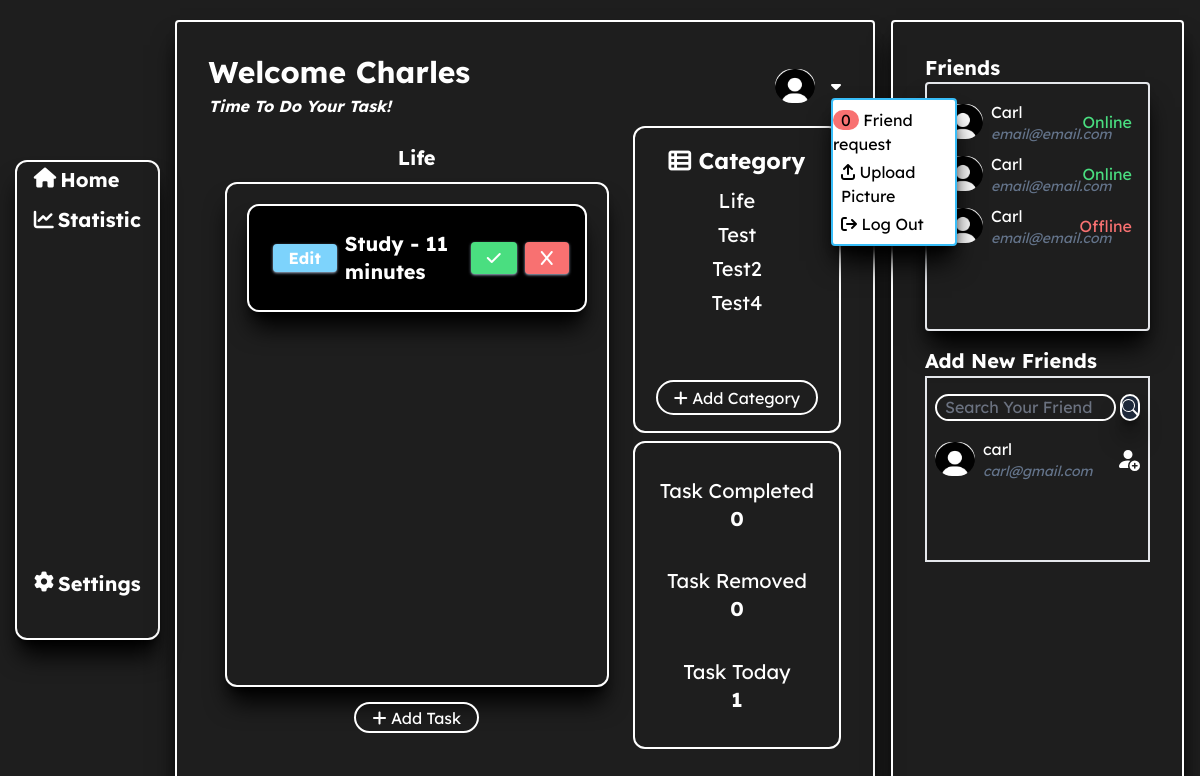
Page /listdo/home (signed in) on the earlier database version.
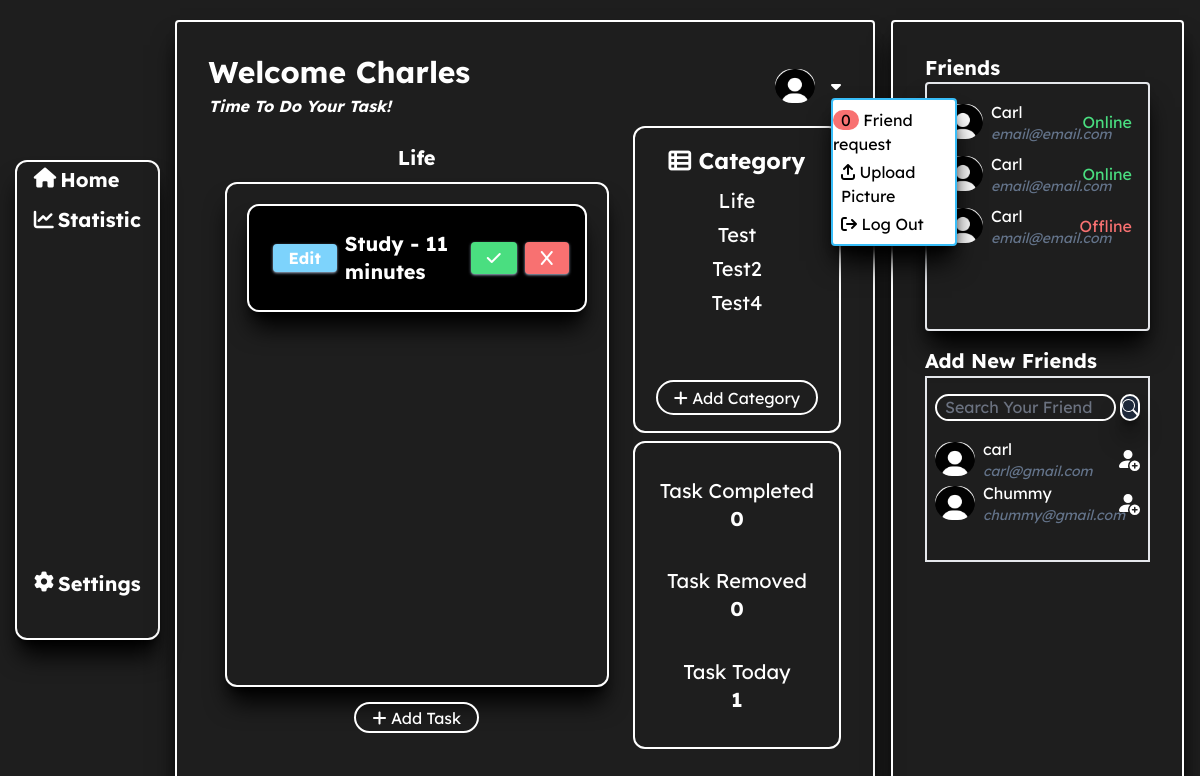
Same page on the later database version.
### base/models.py (models this page shows, shortened)
class Task(models.Model):
    user = models.ForeignKey(User, on_delete=models.CASCADE, null = True)
    category = models.ForeignKey(Cateogry, on_delete=models.CASCADE)
    task_name = models.CharField(max_length=255)
    time = models.IntegerField(default=1)
    created_at = models.DateTimeField(default=timezone.now)

class Cateogry(models.Model):
    user = models.ForeignKey(User, on_delete=models.CASCADE, null = True)
    category_name = models.CharField(max_length=255, null=False)
    created_at = models.DateTimeField(default=timezone.now)
    def __str__(self):
        return self.category_name

class Profile(models.Model):
    user = models.ForeignKey(User, on_delete=models.CASCADE)
    username = models.CharField(max_length=255)
    profile_pic = models.ImageField(upload_to="profile/", default="profile/default-img.jpg")
    is_online = models.BooleanField(default = 0)

### base/views.py (the view)
# urls.py: 2. Add a URL to urlpatterns:  path('', views.home, name='home')
@login_required(login_url="/listdo/login")
def home(request):
    profile = Profile.objects.get(user = request.user)
    access_token = request.session.get("access_token")
    username = request.session.get("username")
    password = request.session.get("password")
    categories = Cateogry.objects.filter(user = request.user)
    users = Profile.objects.select_related("user").all()
    friend_request = FriendRequest.objects.filter(user_follower = request.user).values()
    added = [i["user_following_id"] for i in friend_request]
    user_friend_request = FriendRequest.objects.filter(user_following = request.user).select_related("user_following", "profile")
    print(user_friend_request)
    first_category = None
    first_pk = None
    first_task = None
    tasks = None
    work_task = None
    taskCount = 0
    work_task_count = 0
    if len(categories) != 0:
        first_category = categories[0]
        first_pk = first_category.pk
        first_task = first_category.category_name
        tasks = Task.objects.filter(category = first_category)
        work_task = Task.objects.filter(category__id = first_pk)
        taskCount = len(tasks)
        work_task_count = len(work_task)
    return render(request, "base/home.html", {
        "user": profile,
        "categories": categories,
        "first_category": first_category,
        "first_pk": first_pk,
        "first_name": first_task,
        "access_token": access_token,
        "user_details": json.dumps({
            "username": username,
            "password": password
        }),
        "tasks": tasks,
        "total_task": work_task_count,
        "taskCount": taskCount,
        "suggested_friends": users,
        "added": added,
        "friend_request": user_friend_request
    })

### base/templates/base/home.html (shortened to what the changed rows need)
{% load static %}
<!DOCTYPE html>
<html lang="en">
  <head>
    <link
      rel="stylesheet"
      href="https://unpkg.com/tippy.js@6/themes/light.css"
    />
    <link rel="stylesheet" href="https://unpkg.com/tippy.js@6/dist/tippy.css" />
    <script src="https://cdn.tailwindcss.com?plugins=forms,typography,aspect-ratio,line-clamp,container-queries"></script>
  </head>
  <body>
    <div class="h-screen flex flex-col md:flex-row text-white p-4 md:p-0">
      <div
        class="w-full md:w-[15%] md:h-screen rounded border-white flex justify-center items-center"
      >
        <div
          class="flex flex-col shadow-xl shadow-black items-center w-5/6 h-[60%] border-2 rounded-[12px] border-white"
        >
          <ul class="flex flex-col gap-2">
            <li
              class="text-xl font-bold flex flex-row rounded-full transition-all duration-300 hover:scale-110 hover:-translate-y-1 hover:bg-white px-4 hover:text-black gap-1 hover:shadow-xl hover:shadow-black"
            >
              <a href="" class="h-1/2">
                <h1 class="mt-1">Home</h1>
              </a>
            </li>
            <li
              class="text-xl font-bold flex flex-row rounded-full transition-all duration-300 hover:scale-110 hover:-translate-y-1 hover:bg-white px-4 hover:text-black gap-1 hover:shadow-xl hover:shadow-black"
            >
              <a href="" class="h-1/2">
                <h1 class="mt-1">Statistic</h1>
              </a>
            </li>
          </ul>
          <div class="flex items-end h-screen">
            <div
              class="-translate-y-10 text-xl font-bold flex flex-row rounded-full transition-all duration-300 hover:scale-110 hover:-translate-y-11 hover:bg-white px-4 hover:text-black gap-1 hover:shadow-xl hover:shadow-black"
            >
              <a href="" class="h-1/2">
                <h1 class="mt-1">Settings</h1>
              </a>
            </div>
          </div>
        </div>
      </div>
      <div
        class="w-full md:w-[60%] rounded border-white border-2 h-auto md:h-[95%] self-center shadow-black shadow-xl p-8"
      >
        <div class="flex">
          <div class="w-1/2">
            <div class="">
              <h1 class="text-3xl font-bold">
                Welcome {{ user.username|title }}
              </h1>
            </div>
          </div>
        </div>
        <div
          class="h-auto md:h-[90%] mt-2 rounded-[12px] flex flex-col md:flex-row gap-2 justify-between"
        >
          <div class="w-full md:w-4/6 rounded-[12px]">
            <div class="h-[90%] w-full px-4">
              <h1
                class="text-xl font-bold justify-center h-[10%] flex items-center"
              >
                <span class="mt-2 px-4 rounded-full" id="selectedCategoryName"
                  >{{ first_category }}</span
                >
              </h1>
              <div
                class="h-auto md:h-[90%] p-0 md:p-5 border-0 md:border-2 md:border-white rounded-[12px] shadow shadow-black shadow-xl flex flex-col gap-4 md:gap-2 overflow-x-auto"
                id="listTask"
              >
                {% if tasks|length == 0 %}
                <div
                  class="text-center h-full flex items-center justify-center"
                  id="warningMessage"
                >
                  No Data Found
                </div>
                {% elif tasks %} {% for task in tasks %}
                <div
                  id="{{task.id}}"
                  class="task bg-black w-full border-2 border-white p-4 rounded-[12px] shadow-xl shadow-black flex"
                >
                  <div class="w-[70%] p-2 flex gap-2">
                    <button
                      data-id="{{ task.id }}"
                      class="px-4 bg-sky-300 font-bold text-white rounded shadow shadow-slate-400 h-[50px] max-h-[50%] self-center editBtn"
                    >
                      Edit
                    </button>
                    <h1 class="text-xl font-bold self-center">
                      <span id="taskName">{{task.task_name}}</span> -
                      <span id="taskTime">{{task.time}} minutes</span>
                    </h1>
                  </div>
                  <div class="w-[30%] flex justify-end gap-2">
                    <button>
                      <i
                        class="fa-solid fa-check px-4 py-2 rounded bg-green-400 shadow shadow-slate-400"
                      ></i>
                    </button>
                    <button data-idKey="{{task.id}}">
                      <i
                        data-idKey="{{task.id}}"
                        class="fa-solid fa-x px-4 py-2 rounded bg-red-400 shadow shadow-slate-400 removeTask"
                      ></i>
                    </button>
                  </div>
                </div>
                {% endfor %} {% endif %}
              </div>
            </div>
          </div>
          <div class="w-full md:w-2/6 flex justify-center flex-col gap-2">
            <div
              class="border-2 border-white h-1/2 rounded-[12px] p-4 flex flex-col"
            >
              <div class="h-[80%] overflow-y-auto overflow-x-hidden">
                <h1 class="text-[17pt] font-bold w-full text-center">
                  <i class="fa-solid fa-table-list"></i> Category
                </h1>
                <ul class="mt-2 flex flex-col gap-1" id="listCategory">
                  {% for category in categories %}
                  <li
                    data-category-pk="{{category.pk}}"
                    id="{{category.id}}"
                    class="active:scale-90 select_category text-[15pt] w-full text-center transition-all duration-300 hover:scale-110 hover:-translate-y-1 hover:bg-white hover:text-black hover:rounded-full hover:shadow-xl hover:shadow-black cursor-pointer"
                  >
                    {{category.category_name}}
                  </li>
                  {% endfor %}
                </ul>
              </div>
            </div>
            <div class="border-2 border-white h-1/2 rounded-[12px] p-4">
              <div class="h-1/3 flex justify-center items-center flex-col">
                <h1 class="text-xl text-center">Task Completed</h1>
              </div>
              <div class="h-1/3 flex justify-center items-center flex-col">
                <h1 class="text-xl text-center">Task Removed</h1>
              </div>
              <div class="h-1/3 flex justify-center items-center flex-col">
                <h1 class="text-xl text-center">Task Today</h1>
              </div>
            </div>
          </div>
        </div>
      </div>
      <div
        class="w-full md:w-[25%] rounded border-white border-2 h-[95%] self-center shadow-black shadow-xl mt-4 md:mt-0 p-8 mx-4 shadow shadow-black shadow-xl"
      >
        <div id="FriendList" class="md:h-[40%]">
          <h1 class="text-xl font-bold h-[10%]">Friends</h1>
          <ul
            class="border-2 p-4 flex flex-col gap-2 h-[90%] overflow-x-auto rounded shadow-xl shadow-black"
          >
            <li class="flex gap-2">
              <div class="flex w-[50%] gap-2 items-center">
                <div>
                  <h1>Carl</h1>
                  <h1 class="text-sm italic text-slate-500">email@email.com</h1>
                </div>
              </div>
              <div class="w-[50%] justify-end flex items-center">
                <h1 class="text-green-400">Online</h1>
              </div>
            </li>
            <li class="flex gap-2">
              <div class="flex w-[50%] gap-2 items-center">
                <div>
                  <h1>Carl</h1>
                  <h1 class="text-sm italic text-slate-500">email@email.com</h1>
                </div>
              </div>
              <div class="w-[50%] justify-end flex items-center">
                <h1 class="text-green-400">Online</h1>
              </div>
            </li>
            <li class="flex gap-2">
              <div class="flex w-[50%] gap-2 items-center">
                <div>
                  <h1>Carl</h1>
                  <h1 class="text-sm italic text-slate-500">email@email.com</h1>
                </div>
              </div>
              <div class="w-[50%] justify-end flex items-center">
                <h1 class="text-red-400">Offline</h1>
              </div>
            </li>
          </ul>
        </div>
        <div id="suggestFriends" class="h-[30%] mt-4">
          <h1 class="md:h-[10%] text-xl font-bold">Add New Friends</h1>
          <div class="md:h-[90%] mt-2 border-2">
            <ul class="px-2 mt-4 h-[65%] overflow-x-auto">
              {% for suggestions in suggested_friends %}
              {% if suggestions.user.id != request.user.id %}
              <li class="flex gap-2">
                <div class="flex w-[50%] gap-2 items-center">
                  <img
                    src="{{ suggestions.profile_pic.url }}"
                    alt="Friends Profile"
                    width="40"
                    height="40"
                    class="rounded-full"
                  />
                  <div>
                    <h1>{{ suggestions.username }}</h1>
                    <h1 class="text-sm italic text-slate-500">
                      {{ suggestions.user.email }}
                    </h1>
                  </div>
                </div>
                <div class="w-[50%] justify-end flex items-center">
                  {% if suggestions.user.id not in added %}
                  <button
                    data-is-clicked="0"
                    data-user-id="{{suggestions.user.id}}"
                  >
                  </button>
                  {% endif %}
                </div>
              </li>
              {% endif %}
              {% endfor %}
            </ul>
          </div>
        </div>
      </div>
    </div>
  </body>
</html>

Differences in the rows shown:
added Profile: profile_pic (placeholder picture), username "Chummy", user.email "chummy@gmail.com"
